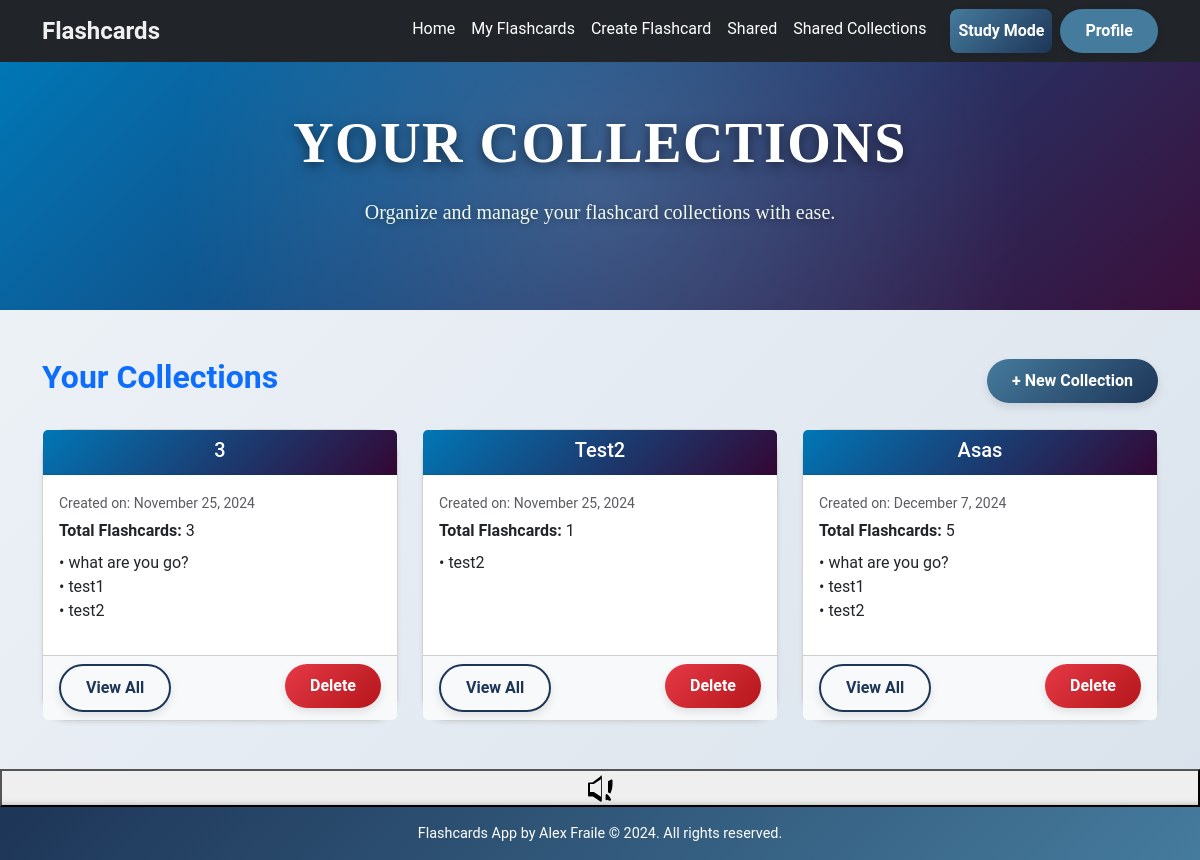
The page /flashcards/collections/ (signed in) on the database as committed earlier.
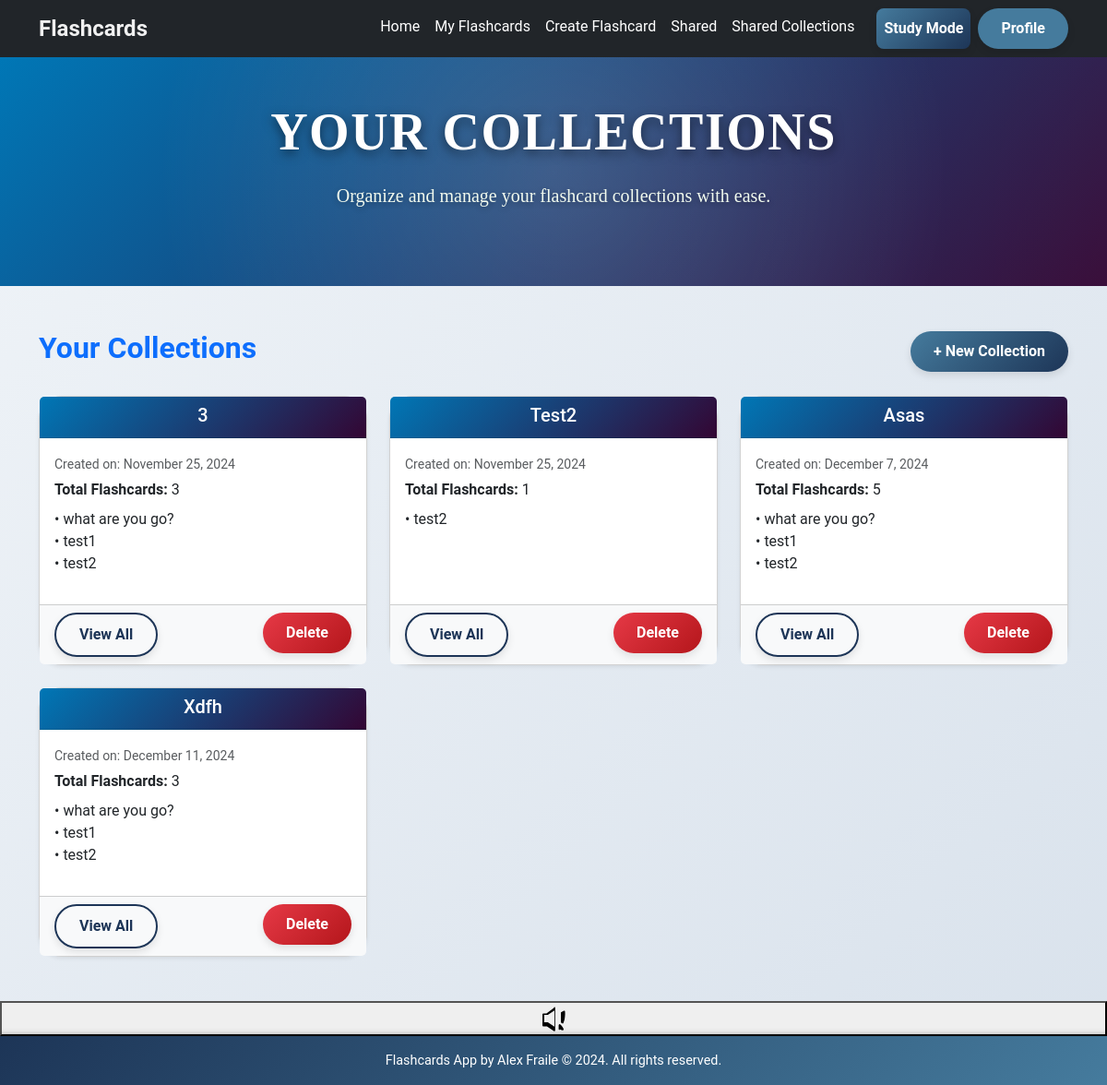
The same page on the database as committed later.
### flashcards/models.py (models this page shows, shortened)
class Collection(models.Model):
    name = models.CharField(max_length=100)
    user = models.ForeignKey(settings.AUTH_USER_MODEL, on_delete=models.CASCADE)
    flashcards = models.ManyToManyField(FlashCard, blank=True)
    created_at = models.DateTimeField(auto_now_add=True)

class FlashCard(models.Model):
    DIFFICULTY_CHOICES = [
        ('easy', 'Easy'),
        ('medium', 'Medium'),
        ('hard', 'Hard'),
    ]
    question = models.CharField(max_length=255)
    answer = models.TextField()
    difficulty = models.CharField(max_length=50, choices=DIFFICULTY_CHOICES)
    is_shared = models.BooleanField(default=False)
    created_by = models.ForeignKey(
        settings.AUTH_USER_MODEL,
        on_delete=models.CASCADE,
        related_name='flashcards'
    )
    created_at = models.DateTimeField(auto_now_add=True)

### flashcards/views.py (the view)
# urls.py: path('collections/', views.collection_list, name='collection_list'),  # List all collections
@login_required
def collection_list(request):
    collections = Collection.objects.filter(user=request.user)
    return render(request, 'flashcards/collection_list.html', {'collections': collections})

### flashcards/templates/flashcards/collection_list.html (shortened to what this page needs)
<!DOCTYPE html>
<html lang="en">
<head>
    {% load static %}
    <link href="https://cdn.jsdelivr.net/npm/bootstrap@5.3.2/dist/css/bootstrap.min.css" rel="stylesheet">
    <link rel="stylesheet" href="{% static 'flashcards/styles.css' %}">
</head>
<body>
    <nav class="navbar navbar-expand-lg navbar-dark bg-dark py-2">
        <div class="container">
            <a class="navbar-brand" href="{% url 'index' %}">Flashcards</a>
            <div class="collapse navbar-collapse" id="navbarNav">
                <ul class="navbar-nav ms-auto">
                    <li class="nav-item"><a class="nav-link" href="{% url 'index' %}">Home</a></li>
                    <li class="nav-item"><a class="nav-link" href="{% url 'flashcards:flashcard_list' %}">My Flashcards</a></li>
                    <li class="nav-item"><a class="nav-link" href="{% url 'flashcards:flashcard_create' %}">Create Flashcard</a></li>
                    <li class="nav-item"><a class="nav-link" href="{% url 'flashcards:flashcard_shared_list' %}">Shared</a></li>
                    <li class="nav-item">
                    <li class="nav-item"><a class="nav-link" href="{% url 'flashcards:shared_collections' %}">Shared Collections</a></li>
                        <a class="nav-link btn btn-primary text-white ms-3" href="{% url 'flashcards:study_mode' %}" style="border-radius: 8px;">Study Mode</a>
                    </li>
                </ul>
                <div class="profile-menu ms-2">
                    <a href="{% url 'flashcards:profile' %}" class="btn btn-outline-light btn-sm">Profile</a>
                </div>
            </div>
        </div>
    </nav>
    <header class="text-center py-5" style="background: linear-gradient(135deg, #0077b6, #330633); color: white;">
        <div class="container">
            <h1 class="display-4 fw-bold">Your Collections</h1>
            <p class="lead">Organize and manage your flashcard collections with ease.</p>
        </div>
    </header>
    <div class="container py-5">
        <div class="d-flex justify-content-between align-items-center mb-4">
            <h2 class="text-primary fw-bold">Your Collections</h2>
            <a href="{% url 'flashcards:collection_create' %}" class="btn btn-primary btn-lg">+ New Collection</a>
        </div>
        {% if collections %}
            <div class="row g-4">
                {% for collection in collections %}
                    <div class="col-lg-4 col-md-6">
                        <div class="card h-100 shadow-sm" style="border-radius: 25px;">
                            <div class="card-header text-white text-center"
                                 style="background: linear-gradient(135deg, #0077b6, #330633);">
                                <h5 class="mb-1">{{ collection.name }}</h5>
                            </div>
                            <div class="card-body">
                                <p class="text-muted mb-1">
                                    <small>Created on: {{ collection.created_at|date:"F j, Y" }}</small>
                                </p>
                                <p class="card-text mb-2">
                                    <strong>Total Flashcards:</strong> {{ collection.flashcards.count }}
                                </p>
                                <ul class="list-unstyled">
                                    {% for flashcard in collection.flashcards.all|slice:":3" %}
                                        <li>• {{ flashcard.question }}</li>
                                    {% empty %}
                                        <li><em>No flashcards added yet.</em></li>
                                    {% endfor %}
                                </ul>
                            </div>
                            <div class="card-footer d-flex justify-content-between">
                                <a href="{% url 'flashcards:collection_flashcards' collection.pk %}" class="btn btn-outline-secondary btn-sm">View All</a>
                                <form method="POST" action="{% url 'flashcards:collection_delete' collection.id %}">
                                    <button type="submit" class="btn btn-danger btn-sm">Delete</button>
                                </form>
                            </div>
                        </div>
                    </div>
                {% endfor %}
            </div>
        {% else %}
            <div class="alert alert-info text-center mt-4">
                <strong>No collections found.</strong> Start by creating a new collection!
            </div>
        {% endif %}
    </div>
    <button class="speaker-button" id="speaker-button" aria-label="Read Page">
    </button>
    <footer class="text-center py-3 bg-dark text-white">
        Flashcards App by Alex Fraile © 2024. All rights reserved.
    </footer>
</body>
</html>

### static/flashcards/styles.css (style rules this page uses)
body { background: linear-gradient(135deg, #f0f4f8, #d9e2ec); min-height: 100vh; display: flex; flex-direction: column; font-family: 'Roboto', Arial, sans-serif; margin: 0; padding: 0; color: #333; }
.navbar { background: #1f2933; box-shadow: 0 2px 4px rgba(0, 0, 0, 0.1); }
.navbar-brand { font-weight: bold; font-size: 1.5rem; color: #f0f0f0 !important; transition: color 0.3s ease-in-out; }
.navbar-nav .nav-link { color: #ffffff !important; font-size: 1rem; transition: color 0.3s ease-in-out; }
header { position: relative; background: linear-gradient(135deg, #a907d1, #a907d1, #a907d1); color: white; padding: 120px 20px; text-align: center; overflow: hidden; font-family: 'angelfinder'; }
header h1 { font-size: 4.5rem; font-weight: 700; margin-bottom: 20px; line-height: 1.1; letter-spacing: 1.5px; text-transform: uppercase; text-shadow: 0 4px 12px rgba(0, 0, 0, 0.5); animation: fadeIn 2s ease-in-out; }
header p { font-size: 1.5rem; font-weight: 300; margin-bottom: 35px; color: #f1faee; text-shadow: 0 2px 6px rgba(0, 0, 0, 0.3); animation: fadeIn 2.5s ease-in-out; }
header::before { content: ''; position: absolute; top: 0; left: 0; width: 100%; height: 100%; background: radial-gradient(circle, rgba(255, 255, 255, 0.15), transparent 70%); z-index: 0; animation: rotateOverlay 20s infinite linear; }
header::after { content: ''; position: absolute; top: -100px; left: -150px; width: 300%; height: 300%; background: radial-gradient(circle, rgba(255, 255, 255, 0.05), transparent 80%); z-index: 0; animation: floatParticles 30s infinite linear; }
header > * { position: relative; z-index: 1; }
.card { border-radius: 12px; box-shadow: 0 4px 8px rgba(0, 0, 0, 0.1); }
.card-header { font-size: 1.25rem; font-weight: bold; text-transform: capitalize; }
.card-footer { background-color: #f8f9fa; }
.btn { border-radius: 8px; background-color: #457b9d; color: white; border: none; transition: background-color 0.3s ease; }
footer { background: linear-gradient(135deg, #1d3557, #457b9d); color: white; text-align: center; padding: 20px; font-size: 0.9rem; box-shadow: 0 -2px 6px rgba(0, 0, 0, 0.3); }
.btn { display: inline-block; padding: 10px 25px; font-size: 1rem; font-weight: bold; text-align: center; border: none; border-radius: 50px; transition: all 0.3s ease-in-out; box-shadow: 0 4px 8px rgba(0, 0, 0, 0.1); cursor: pointer; }
.btn-primary { background: linear-gradient(135deg, #457b9d, #1d3557); color: white; }
.btn-danger { background: linear-gradient(135deg, #e63946, #b4161b); color: white; }
.btn-outline-secondary { background: none; color: #1d3557; border: 2px solid #1d3557; }

Rows that differ between the two databases and show on the page:
added Collection: name "Xdfh", created_at "December 11, 2024", flashcards.count "3", FlashCard (question "what are you go?"), FlashCard (question "test1"), FlashCard (question "test2")
